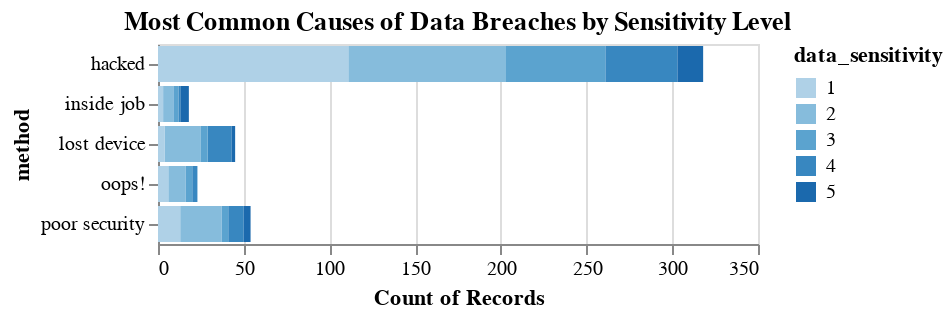

Source (notebook cell):
### Markdown cell above
WAIT WHERE IS MY CHART
ha ha gotcha. 
It is stored as an object in the variable `stacked_bar_chart` to viz
just type the name of the variable in the next cell

### Code cell
stacked_bar_chart

### Figure 1 — Vega-Lite specification as saved in the notebook (floating-point values rounded to 4 significant figures; data arrays with more than 128 entries replaced by an {"elided": "..."} marker saying what was removed)
{"config": {"view": {"continuousWidth": 300, "continuousHeight": 300}}, "data": {"name": "data-fb7646a690298da19bf68161e8d0cf55"}, "mark": {"type": "bar"}, "encoding": {"color": {"field": "data_sensitivity", "type": "ordinal"}, "x": {"aggregate": "count", "type": "quantitative"}, "y": {"field": "method", "type": "nominal"}}, "title": "Most Common Causes of Data Breaches by Sensitivity Level", "$schema": "https://vega.github.io/schema/vega-lite/v5.20.1.json", "datasets": {"data-fb7646a690298da19bf68161e8d0cf55": {"elided": "458 records"}}}
